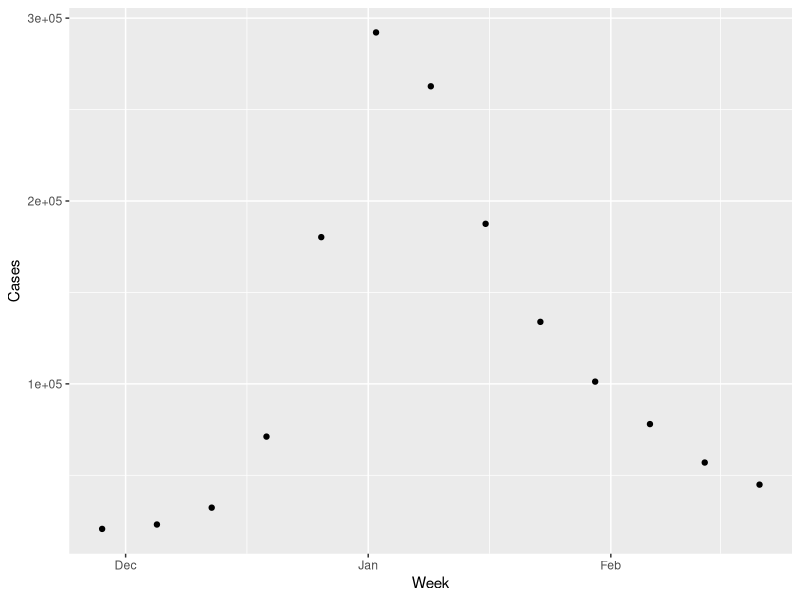

Source code (R): (Note: this script raises an error after producing the figure.)
library(dplyr)
library(ggplot2)
library(lubridate)

covid_df <- read.csv("data/Provincial_Daily_Totals.csv")

# Change dates to R type dates
covid_df <- covid_df %>% mutate(SummaryDate = as.Date(SummaryDate)) %>% 
  mutate("Province" = ifelse(Province == "BC", "BRISTISH COLUMBIA", Province))

# Interesting finding out if there is a connection between holidays and number of cases of COVID
# COVID cases seemed to be higher during the winter holiday months from a quick sort and glance
# Going to have to group by provinces and dates by a certain range
# 1. Select relevant data
holidays_df <- covid_df %>% 
  select(Province,DailyTotals,SummaryDate,Abbreviation) %>% 
  filter(!(Abbreviation %in% c("CA","RC")))

# 2. Grouped the dates by week then summarized by total cases
## Used lead cause I assumed COVID symptoms take about a week to appear
## So then actual cases of COVID would be shifted by a week
holidays_df_summary <- holidays_df %>% 
  mutate("Weekly" = round_date(SummaryDate, "week")) %>% 
  group_by(Weekly) %>% 
  summarise("WeeklyTotals" = sum(DailyTotals)) 


# 3. Plot of Weekly cases in Canada
## In line with the 5 waves of COVID in Canada
## COVID makes a spike during the winter holiday months(Jan) - After Christmas since everyone
## went and saw each other.


holidays_df_summary_filtered <- holidays_df_summary %>% filter(Weekly >= "2021-11-22", Weekly <= "2022-02-22")

# Holidays 2021 total
ggplot(data = holidays_df_summary_filtered , aes(x = Weekly,
                               y = WeeklyTotals)) +
  geom_point() +
  labs(x="Week",y="Cases")

# Average daily totals by province in general by month
monthly_df <- holidays_df %>% 
  mutate("Monthly" = round_date(SummaryDate, "month")) %>% 
  filter(Monthly >= "2021-01-30", Monthly <= "2022-01-30") %>% 
  group_by(Abbreviation, Monthly) %>% 
  summarize(MonthlyTotals=sum(DailyTotals, na.rm=T))

# Summarize with the average for each province
monthly_summary <- monthly_df %>% summarise(AvgMonthlyTotals=mean(MonthlyTotals, na.rm=T))

# Get the difference between the average and january values.
january_difference <- monthly_df %>% 
  filter(Monthly=="2022-01-01", Abbreviation != "RC") %>% 
  left_join(monthly_summary, on="Abbreviation") %>% 
  summarise(proportion_increase=(MonthlyTotals / AvgMonthlyTotals))

# Average monthly covid cases in 2021 for each province
ggplot(data = monthly_summary %>% filter(Abbreviation != "RC"), mapping=aes(x=Abbreviation)) +
  geom_bar(mapping=aes(y=AvgMonthlyTotals, fill=Abbreviation), stat = "identity") +
  labs(x="Province")

# January 2022 covid case for each province
ggplot(data = monthly_df %>% filter(Monthly=="2022-01-01"), mapping=aes(x=Abbreviation)) +
  geom_bar(mapping=aes(y=MonthlyTotals, fill=Abbreviation), stat = "identity") +
  labs(x="Province")

# Increase from average during Jan 2022 for each province
# As you can see the difference is massive!
# Every province had a much higher monthly case count than the average during the holidays
ggplot(data = january_difference, mapping=aes(x=Abbreviation)) +
  geom_bar(mapping=aes(y=proportion_increase, fill=Abbreviation), stat = "identity") +
  labs(x="Province")






